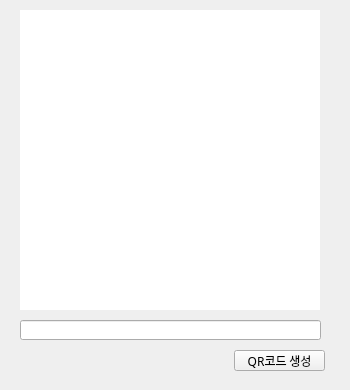
<?xml version="1.0" encoding="UTF-8"?>
<ui version="4.0">
 <class>Form</class>
 <widget class="QWidget" name="Form">
  <property name="geometry">
   <rect>
    <x>0</x>
    <y>0</y>
    <width>350</width>
    <height>390</height>
   </rect>
  </property>
  <property name="maximumSize">
   <size>
    <width>350</width>
    <height>390</height>
   </size>
  </property>
  <property name="font">
   <font>
    <family>휴먼엑스포</family>
   </font>
  </property>
  <property name="windowTitle">
   <string>QR코드 생성기</string>
  </property>
  <widget class="QLabel" name="lblQrCode">
   <property name="geometry">
    <rect>
     <x>20</x>
     <y>10</y>
     <width>300</width>
     <height>300</height>
    </rect>
   </property>
   <property name="autoFillBackground">
    <bool>false</bool>
   </property>
   <property name="styleSheet">
    <string notr="true">background-color: rgb(255, 255, 255);</string>
   </property>
   <property name="text">
    <string/>
   </property>
  </widget>
  <widget class="QLineEdit" name="txtQrData">
   <property name="geometry">
    <rect>
     <x>20</x>
     <y>320</y>
     <width>301</width>
     <height>20</height>
    </rect>
   </property>
  </widget>
  <widget class="QPushButton" name="btnGenerate">
   <property name="geometry">
    <rect>
     <x>234</x>
     <y>350</y>
     <width>91</width>
     <height>21</height>
    </rect>
   </property>
   <property name="styleSheet">
    <string notr="true">background-color: rgb(240, 240, 240);</string>
   </property>
   <property name="text">
    <string>QR코드 생성</string>
   </property>
  </widget>
 </widget>
 <resources/>
 <connections/>
</ui>
